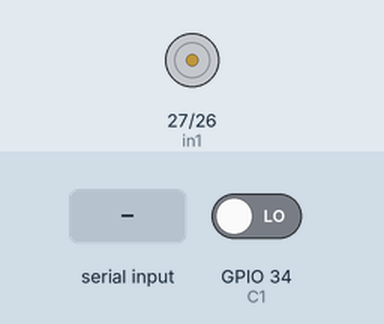
The sketch below on a simulated ESP32. Parts: motor-driver pin pairs drawn as motors (green arrow = first pin HIGH = forward, orange = second pin HIGH = backward, longer = more drive, scaled by the enable pin). Inputs (shaded band) come from the test bench; at power-on: GPIO 34 (C1) LOW.

Above: at 1.2 s.
1.3 s: "90,45\n" received over Serial
At 2.4 s:
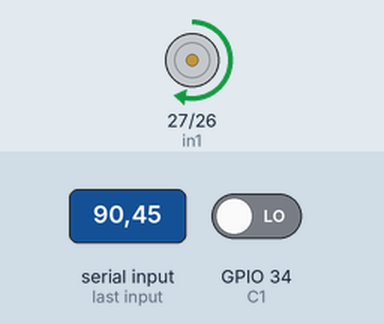
Timing chart, 0 to 4.3 s (numbered marks = the images above; inputs shaded):
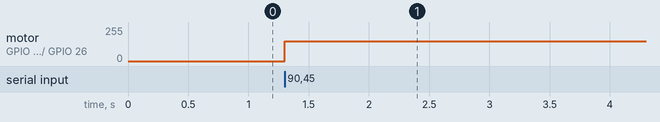

Measured:
- after the input at 1.3 s, motor on GPIO 27 (in1) / GPIO 26 (in2): stopped → forward 149/255 at once

The sketch:

proyecto.ino
```cpp
String inputString = "";
bool stringComplete = false;

// Entrada de la señal A del encoder (Cable amarillo).
const byte C1 = 34;
// Entrada de la señal B del encoder (Cable verde).
const byte C2 = 35;

//  Motor DC 1
const int in1 = 27;
const int in2 = 26;
const int ena = 14;
const int m1PwmChannel = 0;

// PWM config
const int freq = 30000;
const int resolution = 8;
int dutyCycle = 200;

// Pulsos
volatile int n = 0;
volatile byte ant = 0;
volatile byte act = 0;

// Revoluciones por minuto calculadas.
double N = 0.0;
// Variable de control (pwm)
int Cv = 0;
// Número de muescas que tiene el disco del encoder.
// TODO(@GustavoElizarraras): Actualizar numero de muescas.
unsigned int R = 1980;

unsigned int pulsosParaVuelta = 0;
bool darVueltas = false;

void setup() {
  // Start Serial port
  Serial.begin(115200);

  // Motor 1 config
  pinMode(in1, OUTPUT);
  pinMode(in2, OUTPUT);
  pinMode(ena, OUTPUT);
  digitalWrite(in1, false);
  digitalWrite(in2, false);
  analogWrite(ena, Cv);
  // configure LED PWM utility for writing PWM
  ledcSetup(m1PwmChannel, freq, resolution);
  // attach the channel to the GPIO to be controlled
  ledcAttachPin(ena, m1PwmChannel);

  // Motor Encoder
  pinMode(C1, INPUT);
  // Encoder interrupt
  attachInterrupt(digitalPinToInterrupt(C1), encoder, CHANGE);
}

void loop() {
  // Si hay string completo, se activa.
  if (stringComplete) {
    Cv = (double)inputString.toInt();

    // Agregar dar X vueltas.
    pulsosParaVuelta = Cv * R;
    darVueltas = true;

    inputString = "";
    stringComplete = false;
  }

  if (darVueltas) {
    // Imprimir dir positiva, PWM 150,
    setMotor(1, 150, m1PwmChannel, in1, in2);
  }

  if (n >= pulsosParaVuelta) {
    // Mandar 0 para parar el motor.
    setMotor(0, 150, m1PwmChannel, in1, in2);
    darVueltas = false;
    // Modificar una variable volatil puede ser peligroso
    n = 0;
  }
}

// Recibir buffer del puerto serial
void serialEvent() {
  while (Serial.available()) {
    char inChar = (char)Serial.read();
    inputString += inChar;
    if (inChar == '\n') {
      stringComplete = true;
    }
  }
}

void setMotor(int dir, int pwmVal, int pwmChannel, int in1, int in2)
{
  ledcWrite(pwmChannel, pwmVal);
  if (dir == 1)
  {
    digitalWrite(in1, HIGH);
    digitalWrite(in2, LOW);
  }
  else if (dir == -1)
  {
    digitalWrite(in1, LOW);
    digitalWrite(in2, HIGH);
  }
  else
  {
    digitalWrite(in1, LOW);
    digitalWrite(in2, LOW);
  }
}

void encoder(void)
{
  n++;
  // Serial.println(n);
}
```
